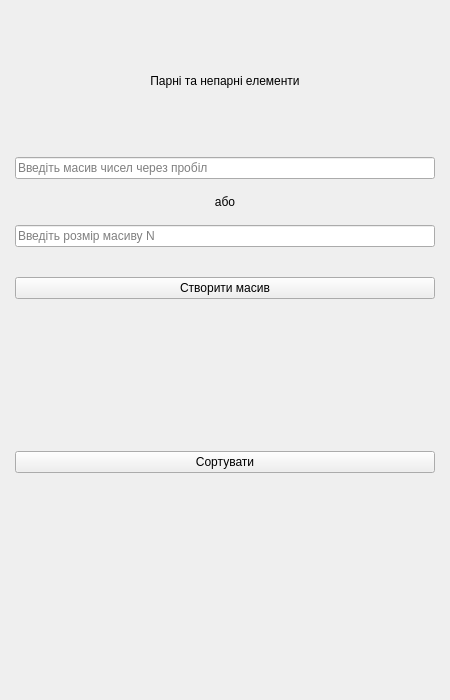
<?xml version="1.0" encoding="UTF-8"?>
<ui version="4.0">
 <class>Form</class>
 <widget class="QWidget" name="Form">
  <property name="geometry">
   <rect>
    <x>0</x>
    <y>0</y>
    <width>450</width>
    <height>700</height>
   </rect>
  </property>
  <property name="windowTitle">
   <string>Form</string>
  </property>
  <layout class="QVBoxLayout" name="verticalLayout_3">
   <property name="leftMargin">
    <number>15</number>
   </property>
   <property name="rightMargin">
    <number>15</number>
   </property>
   <item>
    <widget class="QLabel" name="title">
     <property name="maximumSize">
      <size>
       <width>16777215</width>
       <height>140</height>
      </size>
     </property>
     <property name="text">
      <string>Парні та непарні елементи</string>
     </property>
     <property name="alignment">
      <set>Qt::AlignmentFlag::AlignCenter</set>
     </property>
    </widget>
   </item>
   <item>
    <layout class="QVBoxLayout" name="verticalLayout_2">
     <property name="spacing">
      <number>30</number>
     </property>
     <item>
      <layout class="QVBoxLayout" name="verticalLayout">
       <property name="spacing">
        <number>13</number>
       </property>
       <item>
        <widget class="QLineEdit" name="array_input">
         <property name="styleSheet">
          <string notr="true"/>
         </property>
         <property name="text">
          <string/>
         </property>
         <property name="readOnly">
          <bool>false</bool>
         </property>
         <property name="placeholderText">
          <string>Введіть масив чисел через пробіл</string>
         </property>
         <property name="clearButtonEnabled">
          <bool>true</bool>
         </property>
        </widget>
       </item>
       <item>
        <widget class="QLabel" name="label_2">
         <property name="maximumSize">
          <size>
           <width>16777215</width>
           <height>20</height>
          </size>
         </property>
         <property name="text">
          <string>або</string>
         </property>
         <property name="alignment">
          <set>Qt::AlignmentFlag::AlignCenter</set>
         </property>
        </widget>
       </item>
       <item>
        <widget class="QLineEdit" name="size_input">
         <property name="styleSheet">
          <string notr="true"/>
         </property>
         <property name="text">
          <string/>
         </property>
         <property name="placeholderText">
          <string>Введіть розмір масиву N</string>
         </property>
         <property name="clearButtonEnabled">
          <bool>true</bool>
         </property>
        </widget>
       </item>
      </layout>
     </item>
     <item>
      <widget class="QPushButton" name="pushButton_create_array">
       <property name="cursor">
        <cursorShape>PointingHandCursor</cursorShape>
       </property>
       <property name="styleSheet">
        <string notr="true"/>
       </property>
       <property name="text">
        <string>Створити масив</string>
       </property>
      </widget>
     </item>
    </layout>
   </item>
   <item>
    <widget class="QLabel" name="array_result">
     <property name="maximumSize">
      <size>
       <width>16777215</width>
       <height>140</height>
      </size>
     </property>
     <property name="text">
      <string/>
     </property>
     <property name="alignment">
      <set>Qt::AlignmentFlag::AlignCenter</set>
     </property>
    </widget>
   </item>
   <item>
    <widget class="QPushButton" name="pushButton_sort_array">
     <property name="text">
      <string>Сортувати</string>
     </property>
    </widget>
   </item>
   <item>
    <widget class="QLabel" name="label_status">
     <property name="text">
      <string/>
     </property>
     <property name="alignment">
      <set>Qt::AlignmentFlag::AlignCenter</set>
     </property>
    </widget>
   </item>
  </layout>
 </widget>
 <resources/>
 <connections/>
</ui>
